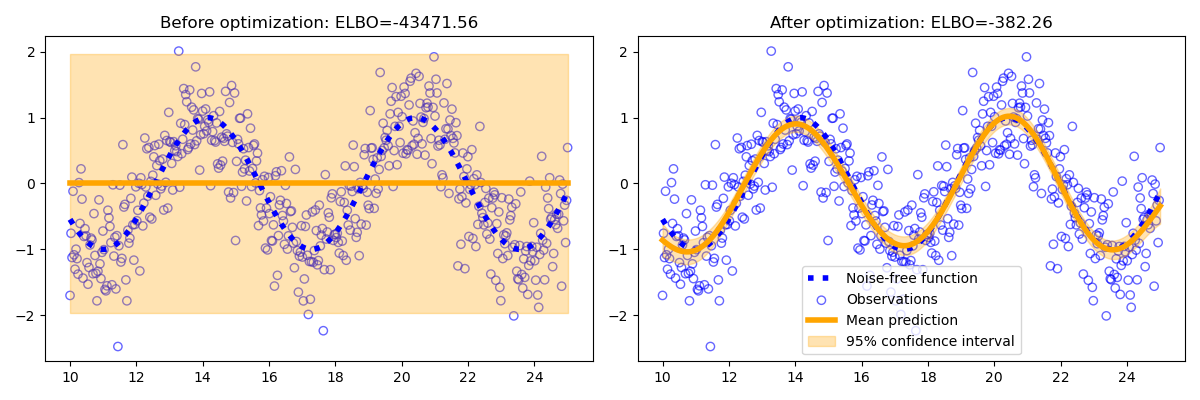

Here is the Python script that generated this plot:

import torch
from stablegp.models import SGPR, SEKernel
import matplotlib.pyplot as plt

seed = 0
torch.manual_seed(seed)
torch.set_default_dtype(torch.float64)

# Generate dataset
N = 500

X = torch.linspace(10, 25, N).reshape(-1, 1)
Y_noiseless = torch.sin(X)
Y = Y_noiseless + 0.5 * torch.randn(N).reshape(-1, 1)

@torch.no_grad()
def plot(model, title):
    pred_mean, pred_var = model.predict_f(X, diag=True)
    pred_mean = pred_mean.reshape(-1)
    pred_std = torch.sqrt(pred_var).reshape(-1)

    plt.plot(X, Y_noiseless, label="Noise-free function", linestyle="dotted", linewidth=4, c='blue')
    plt.scatter(X, Y, label="Observations", facecolors='none', edgecolors='b', alpha=.6)
    plt.plot(X, pred_mean, label="Mean prediction", c='orange', linewidth=4)
    plt.fill_between(
        X.ravel(),
        pred_mean - 1.96 * pred_std,
        pred_mean + 1.96 * pred_std,
        alpha=0.3,
        label=r"95% confidence interval",
        color='orange'
    )
    plt.title(title)


kernel = SEKernel(num_dimensions=X.shape[1])
model = SGPR(
    X,
    Y,
    kernel,
    num_inducing=10,
)

fig, axes = plt.subplots(ncols=2, figsize=(12,4))
plt.sca(axes[0])
plot(model, title=f"Before optimization: ELBO={model.elbo().item():.2f}")

model.fit()

plt.sca(axes[1])
pred_mean, pred_var = model.predict_f(X, diag=True)
plot(model, title=f"After optimization: ELBO={model.elbo().item():.2f}")

plt.legend()
plt.tight_layout()
plt.savefig('example_plot.png')